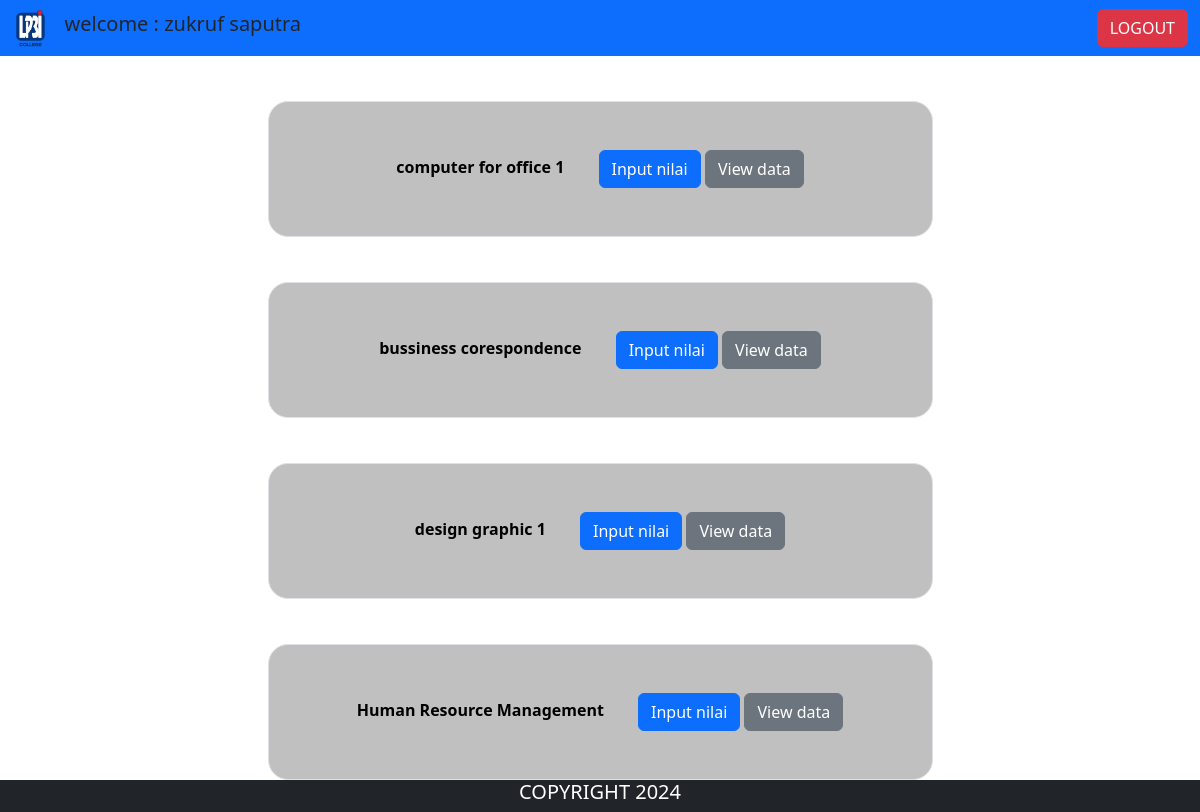
The app's page /admin/dosen.php (signed in) with its own data.
### tables this page shows
CREATE TABLE `mst_matakuliah` (
  `idmatkul` int(10) NOT NULL,
  `matakuliah` varchar(50) NOT NULL,
  `idjurusan` varchar(20) NOT NULL,
  `tahunkuliah` year(4) NOT NULL,
  `kode_dosen` varchar(20) NOT NULL,
  `is_active` int(1) NOT NULL
);

### config/general.php (called while the page is built, shortened)
<?php
function generate_no_dosen() {
    $statement_sql = $GLOBALS['cn_mysql']->prepare("SELECT nip_dosen FROM mst_dosen ORDER BY nip_dosen DESC LIMIT 1");
    $statement_sql->execute();
    $result = $statement_sql->get_result();
    $cekdata = $result->num_rows;
    $tahun_sekarang = date('Y');
    if ($cekdata > 0) {
        $data = $result->fetch_assoc();
        $code_lama = $data['nip_dosen'];
        $tahun_ditabel = substr($code_lama, 3, 4);
        if ($tahun_ditabel == $tahun_sekarang) {
            $nourut = (int)substr($code_lama, 7, 3) + 1;
            $nourut_baru = str_pad($nourut, 3, "0", STR_PAD_LEFT);
        } else {
            $nourut_baru = "001";
        }
    } else {
        $nourut_baru = "001";
    }
    $code_dosen = "NIP" . $tahun_sekarang . $nourut_baru;
    return $code_dosen;
}
function generate_tahunkul() {
    $statement_sql = $GLOBALS['cn_mysql']->prepare("SELECT idmatkul FROM mst_matakuliah ORDER BY idmatkul DESC LIMIT 1");
    $statement_sql->execute();
    $tahun_sekarang = date('Y');
    $code_matkul = $tahun_sekarang;
    return $code_matkul;
}
?>

### admin/dosen.php (the view, shortened to what this page needs)
<?php
if (isset($_SESSION['userlogin'])) {
    require_once('../config/koneksidb.php');
    require_once('../config/general.php');
?>
    <!DOCTYPE html>
    <html lang="en">
    <head>
        <link href="https://cdn.jsdelivr.net/npm/bootstrap@5.3.3/dist/css/bootstrap.min.css" rel="stylesheet">
        <link rel="stylesheet" href="https://cdn.jsdelivr.net/npm/bootstrap-icons@1.11.3/font/bootstrap-icons.min.css">
        <link rel="stylesheet" href="../assets/adminstyle.css" />
    </head>
    <body class="d-flex flex-column min-vh-100">
        <nav class="navbar navbar-expand-lg bg-primary">
            <div class="container-fluid">
                <img src="../assets/img/LOGO-04.png" alt="Logo" style="height: 40px;">
                <h5>
                    <span class="mx-3" style="float: right;"> welcome : <?php echo $_SESSION['loginname']; ?></span>
                </h5>
                <div class="collapse navbar-collapse justify-content-end" id="navbarSupportedContent">
                    <form action="logout.php" method="post">
                        <button type="submit" class="btn btn-danger" name="logout">LOGOUT</button>
                    </form>
                </div>
            </div>
        </nav>
        <div class="container d-flex flex-column align-items-center">
            <div class="row justify-content-center">
                <?php
                $kode_dosen = generate_no_dosen();
                $tahun_kuliah = generate_tahunkul();
                $query = "SELECT * FROM mst_matakuliah WHERE kode_dosen = ? || tahunkuliah = ?";
                $statement = $cn_mysql->prepare($query);
                $statement->bind_param("ss", $kode_dosen, $tahun_kuliah);
                $statement->execute();
                $result = $statement->get_result();
                if ($result->num_rows > 0) {
                    while ($row = $result->fetch_assoc()) {
                ?>
                        <div class="col-md-7 p-5 text-center border">
                            <label for="" class="labelm"><?php echo $row['matakuliah']; ?></label>
                            <a href="modul_dosen/input_nilai.php?id=<?php echo $row['idmatkul']; ?>" class="btn btn-primary">Input nilai</a>
                            <a href="modul_dosen/view_data.php?id=<?php echo $row['idmatkul']; ?>&nip_dosen=<?php echo $row['kode_dosen']; ?>" class="btn btn-secondary">View data</a>
                        </div>
                <?php
                    }
                } else {
                    echo '<div class="col-md-12 p-5 border"><p>Tidak ada mata kuliah tersedia untuk tahun kuliah ini.</p></div>';
                }
                ?>
            </div>
        </div>
        <footer class="bg-dark text-white footer mt-auto">
            <div class="container">
                <div class="row">
                    <h5 class="text-center">COPYRIGHT 2024</h5>
                </div>
            </div>
        </footer>
    </body>
    </html>
<?php
} else {
    echo "<script>alert('Memerlukan login');</script>";
    echo "<meta http-equiv='refresh' content='0;url=../index.php'>";
    exit;
}
?>

### assets/adminstyle.css (style rules this page uses)
.border { background-color: silver; border: 8px solid black; border-radius: 20px; margin-top: 45px; }
.labelm { margin-right: 30px; color: black; font-weight: bold; }

### records on screen
mst_matakuliah: matakuliah "computer for office 1"
mst_matakuliah: matakuliah "bussiness corespondence"
mst_matakuliah: matakuliah "design graphic 1"
mst_matakuliah: matakuliah "Human Resource Management"

### other values on screen
$_SESSION['loginname'] "zukruf saputra"
